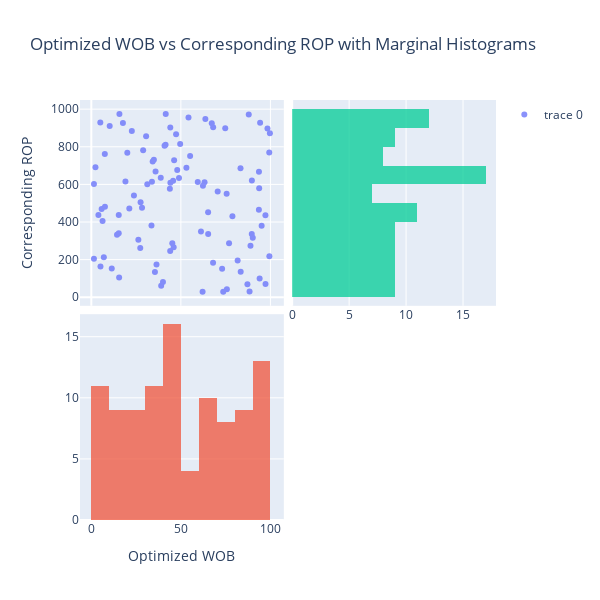

Notebook source saved alongside this figure:
### Code cell
import plotly.graph_objects as go
from plotly.subplots import make_subplots

# Sample data - replace with your actual data
import numpy as np
optimized_wob_values = np.random.uniform(lower_bound_WOB, upper_bound_WOB, 100)
corresponding_rop_values = np.random.uniform(
    lower_bound_ROPA_AVG, upper_bound_ROPA_AVG, 100)

# Create a subplot with 2 rows and 2 cols
fig = make_subplots(rows=2, cols=2,
                    shared_xaxes=True,
                    shared_yaxes=True,
                    vertical_spacing=0.02,
                    horizontal_spacing=0.02,
                    specs=[[{"type": "scatter"}, {"type": "histogram"}],
                           [{"type": "histogram"}, None]])

# Scatter plot on top left
fig.add_trace(go.Scatter(x=optimized_wob_values,
              y=corresponding_rop_values, mode='markers'), row=1, col=1)

# Histogram for WOB on bottom left
fig.add_trace(go.Histogram(x=optimized_wob_values,
              showlegend=False), row=2, col=1)

# Histogram for ROP on top right
fig.add_trace(go.Histogram(y=corresponding_rop_values,
              showlegend=False), row=1, col=2)

# Update layout
fig.update_layout(height=600, width=600,
                  title_text="Optimized WOB vs Corresponding ROP with Marginal Histograms")
fig.update_xaxes(title_text="Optimized WOB", row=2, col=1)
fig.update_yaxes(title_text="Corresponding ROP", row=1, col=1)
fig.update_layout(barmode='overlay')  # Overlay histograms
# Adjust histogram opacity for better visibility
fig.update_traces(opacity=0.75)

# Show plot
fig.show()

### Figure 1 — Plotly figure (JSON) as saved in the notebook; plotly's stock layout.template omitted (floating-point values rounded to 4 significant figures)
{"data": [{"mode": "markers", "opacity": 0.75, "type": "scatter", "x": [98.35, 93.72, 75.56, 75.67, 83.3, 31.26, 70.56, 26.26, 93.98, 45.21, 88.35, 21.22, 1.469, 19.06, 99.71, 63.67, 81.71, 30.6, 1.475, 45.99, 74.77, 38.77, 5.118, 33.59, 44.04, 46.24, 23.8, 17.65, 97.26, 3.966, 87.9, 6.995, 87.17, 73.65, 10.26, 6.286, 33.85, 28.31, 89.59, 65.21, 7.537, 63.23, 2.317, 54.27, 59.45, 14.35, 34.25, 68.02, 62.33, 15.53, 49.61, 41.46, 20.09, 35.52, 62.13, 76.9, 88.88, 73.03, 15.7, 44.1, 94.24, 44.16, 89.64, 15.32, 61.23, 65.24, 7.61, 5.026, 99.41, 11.41, 28.94, 83.4, 43.86, 39.01, 27.33, 95.1, 48.96, 36.41, 93.61, 41.55, 27.51, 5.774, 97.21, 93.57, 90.15, 53.1, 99.35, 35.87, 67.25, 47.33, 67.98, 45.69, 34.94, 40.0, 78.78, 55.16, 22.62, 40.88, 47.97, 15.3], "xaxis": "x", "y": [897.6, 579.2, 549.9, 42.45, 685.5, 600.7, 562.7, 305.3, 99.71, 286.4, 30.8, 472.3, 204.3, 615.1, 871.8, 947.1, 195.0, 855.8, 601.5, 265.5, 897.9, 634.8, 162.6, 381.5, 245.6, 728.4, 540.3, 926.4, 69.78, 436.7, 971.0, 212.6, 68.99, 28.95, 910.5, 405.4, 614.3, 476.4, 335.8, 451.3, 761.5, 611.5, 691.6, 955.9, 612.5, 332.5, 721.4, 903.7, 592.8, 104.3, 814.8, 810.5, 768.0, 133.6, 29.31, 287.2, 274.1, 151.2, 973.7, 902.1, 928.3, 608.5, 621.1, 437.2, 349.6, 336.2, 480.8, 929.4, 217.2, 153.3, 780.9, 135.2, 576.4, 61.53, 261.3, 379.3, 634.3, 173.4, 667.7, 974.1, 505.3, 468.7, 436.5, 465.7, 315.8, 688.1, 769.8, 668.8, 925.6, 866.9, 183.9, 618.8, 730.4, 80.48, 430.6, 751.2, 883.3, 805.5, 676.9, 339.9], "yaxis": "y"}, {"opacity": 0.75, "showlegend": false, "type": "histogram", "x": [98.35, 93.72, 75.56, 75.67, 83.3, 31.26, 70.56, 26.26, 93.98, 45.21, 88.35, 21.22, 1.469, 19.06, 99.71, 63.67, 81.71, 30.6, 1.475, 45.99, 74.77, 38.77, 5.118, 33.59, 44.04, 46.24, 23.8, 17.65, 97.26, 3.966, 87.9, 6.995, 87.17, 73.65, 10.26, 6.286, 33.85, 28.31, 89.59, 65.21, 7.537, 63.23, 2.317, 54.27, 59.45, 14.35, 34.25, 68.02, 62.33, 15.53, 49.61, 41.46, 20.09, 35.52, 62.13, 76.9, 88.88, 73.03, 15.7, 44.1, 94.24, 44.16, 89.64, 15.32, 61.23, 65.24, 7.61, 5.026, 99.41, 11.41, 28.94, 83.4, 43.86, 39.01, 27.33, 95.1, 48.96, 36.41, 93.61, 41.55, 27.51, 5.774, 97.21, 93.57, 90.15, 53.1, 99.35, 35.87, 67.25, 47.33, 67.98, 45.69, 34.94, 40.0, 78.78, 55.16, 22.62, 40.88, 47.97, 15.3], "xaxis": "x3", "yaxis": "y3"}, {"opacity": 0.75, "showlegend": false, "type": "histogram", "xaxis": "x2", "y": [897.6, 579.2, 549.9, 42.45, 685.5, 600.7, 562.7, 305.3, 99.71, 286.4, 30.8, 472.3, 204.3, 615.1, 871.8, 947.1, 195.0, 855.8, 601.5, 265.5, 897.9, 634.8, 162.6, 381.5, 245.6, 728.4, 540.3, 926.4, 69.78, 436.7, 971.0, 212.6, 68.99, 28.95, 910.5, 405.4, 614.3, 476.4, 335.8, 451.3, 761.5, 611.5, 691.6, 955.9, 612.5, 332.5, 721.4, 903.7, 592.8, 104.3, 814.8, 810.5, 768.0, 133.6, 29.31, 287.2, 274.1, 151.2, 973.7, 902.1, 928.3, 608.5, 621.1, 437.2, 349.6, 336.2, 480.8, 929.4, 217.2, 153.3, 780.9, 135.2, 576.4, 61.53, 261.3, 379.3, 634.3, 173.4, 667.7, 974.1, 505.3, 468.7, 436.5, 465.7, 315.8, 688.1, 769.8, 668.8, 925.6, 866.9, 183.9, 618.8, 730.4, 80.48, 430.6, 751.2, 883.3, 805.5, 676.9, 339.9], "yaxis": "y2"}], "layout": {"barmode": "overlay", "height": 600, "title": {"text": "Optimized WOB vs Corresponding ROP with Marginal Histograms"}, "width": 600, "xaxis": {"anchor": "y", "domain": [0, 0.49], "matches": "x3", "showticklabels": false}, "xaxis2": {"anchor": "y2", "domain": [0.51, 1]}, "xaxis3": {"anchor": "y3", "domain": [0, 0.49], "title": {"text": "Optimized WOB"}}, "yaxis": {"anchor": "x", "domain": [0.51, 1], "title": {"text": "Corresponding ROP"}}, "yaxis2": {"anchor": "x2", "domain": [0.51, 1], "matches": "y", "showticklabels": false}, "yaxis3": {"anchor": "x3", "domain": [0, 0.49]}}}
